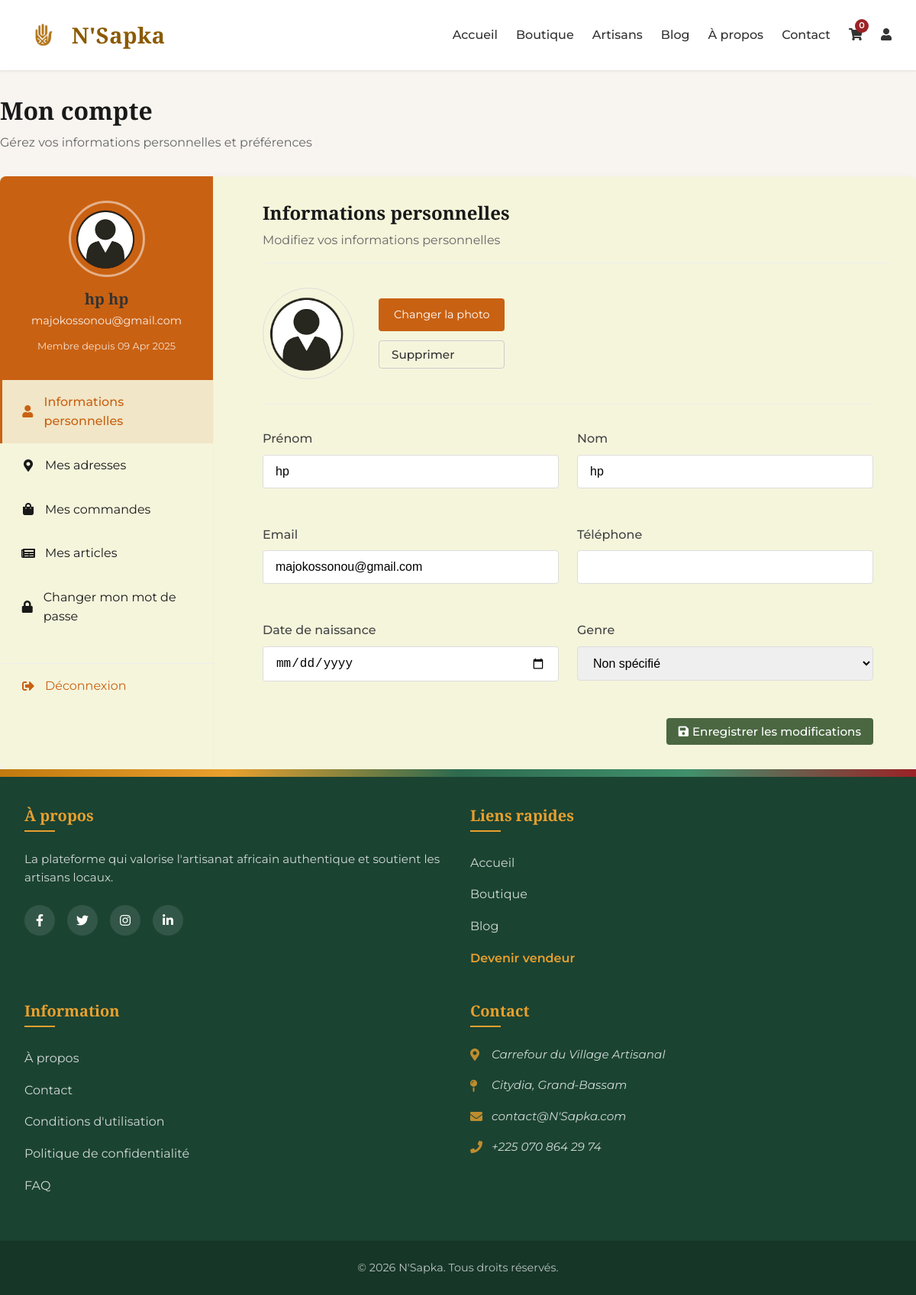
/profile/ (signed in), run on an earlier commit of the app's database.
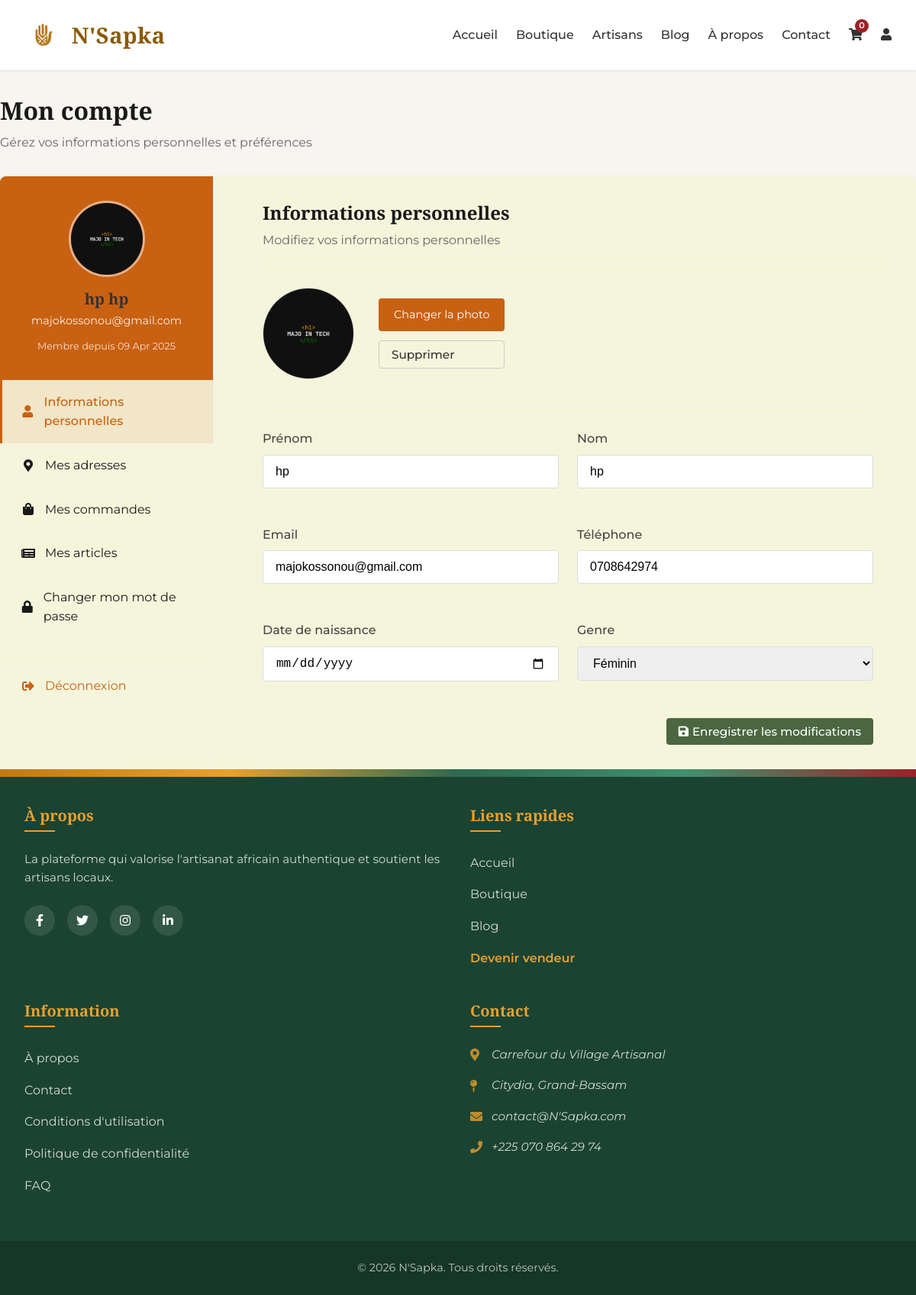
And on a later commit of the database.
### accounts/models.py (models this page shows, shortened)
class User(AbstractUser):
    USER_TYPE_CHOICES = [
        ('SUPER_ADMIN', 'Super Administrateur'),
        ('ADMIN', 'Administrateur'),
        ('CLIENT', 'Client'),
    ]
    GENDER_CHOICES = [
        ('M', 'Masculin'),
        ('F', 'Féminin'),
        ('O', 'Autre')
    ]
    username = None
    email = models.EmailField(_('Adresse email'), unique=True, validators=[EmailValidator()])
    user_type = models.CharField(max_length=20, choices=USER_TYPE_CHOICES, default='CLIENT')
    first_name = models.CharField(_('Prénom'), max_length=50)
    last_name = models.CharField(_('Nom'), max_length=50)
    gender = models.CharField(_('Genre'), max_length=1, choices=GENDER_CHOICES, blank=True, null=True)
    birth_date = models.DateField(_('Date de naissance'), blank=True, null=True)
    profile_picture = models.ImageField(_('Photo de profil'), upload_to='profile_pictures/', blank=True, null=True)
    phone = models.CharField(_('Téléphone'), max_length=20, blank=True, null=True)
    company_name = models.CharField(_('Nom de l\'entreprise'), max_length=100, blank=True, null=True)
    profession = models.CharField(_('Profession'), max_length=100, blank=True, null=True)
    total_orders = models.IntegerField(_('Nombre total de commandes'), default=0)
    total_spent = models.DecimalField(_('Montant total dépensé'), max_digits=10, decimal_places=2, default=0)
    last_order_date = models.DateTimeField(_('Date de dernière commande'), blank=True, null=True)
    account_status = models.BooleanField(_('Compte actif'), default=True)
    email_confirmation_token = models.CharField(_('Token de confirmation d\'email'), max_length=100, blank=True, null=True)
    email_confirmed = models.BooleanField(_('Email confirmé'), default=False)
    password_reset_token = models.CharField(max_length=255, blank=True, null=True)
    password_reset_expires = models.DateTimeField(blank=True, null=True)
    date_joined = models.DateTimeField(_('Date d\'inscription'), default=timezone.now)
    last_login = models.DateTimeField(_('Dernière connexion'), blank=True, null=True)
    created_by = models.ForeignKey('self', on_delete=models.SET_NULL, null=True, blank=True,
                                 related_name='created_users', verbose_name=_('Créé par'))
    objects = CustomUserManager()
    USERNAME_FIELD = 'email'
    REQUIRED_FIELDS = ['first_name', 'last_name']
    class Meta:
        verbose_name = _('Utilisateur')
        verbose_name_plural = _('Utilisateurs')
        ordering = ['-date_joined']
    def get_full_name(self):
        return f"{self.first_name} {self.last_name}"

### store/views.py (the view, shortened to what this page needs)
# urls.py: path('profile/', views.client_profile, name='client_profile'),
@login_required
def client_profile(request):
    user = request.user
    user_blog_posts = BlogPost.objects.filter(author=user).order_by('-created_at')
    order_detail = None
    order_id = request.GET.get('order_id')
    if order_id:
        try:
            order_detail = get_object_or_404(Order, id=order_id, user=user)
            order_detail.items = OrderItem.objects.filter(order=order_detail)
        except:
            pass
    user_addresses = UserAddress.objects.filter(user=user)
    try:
        orders = user.orders.all().order_by('-created_at')
    except:
        orders = []
    context = {
        'user': user,
        'user_addresses': user_addresses,
        'orders': orders,
        'order_detail': order_detail,  # Ajout des détails de la commande sélectionnée
        'gender_choices': User.GENDER_CHOICES,
        'address_types': UserAddress.ADDRESS_TYPES,
        'user_blog_posts': user_blog_posts,
    }
    return render(request, 'website/profile.html', context)

### notifications/context_processors.py (called while the page is built)
def unread_notifications(request):
    if request.user.is_authenticated and request.user.is_staff:
        unread_notifications = Notification.objects.filter(user=request.user, is_read=False).order_by('-created_at')[:5]
        unread_count = unread_notifications.count()
    else:
        unread_notifications = []
        unread_count = 0
    return {
        'unread_notifications': unread_notifications,
        'unread_notifications_count': unread_count
    }

### templates/website/profile.html (shortened to what the changed rows need)
{% extends 'base/website/base.html' %}
{% load static %}
{% block content %}
<link rel="stylesheet" href="{% static 'css/website/profile.css' %}">
<div class="main-container profile-page">
    <div class="profile-header">
        <h1>Mon compte</h1>
    </div>
    <div class="profile-wrapper">
        <div class="profile-sidebar">
            <div class="user-info">
                <div class="user-avatar">
                    {% if user.profile_picture %}
                    <img src="{{ user.profile_picture.url }}" alt="Photo de profil">
                    {% else %}
                    <img src="{% static 'images/default-avatar.png' %}" alt="Photo de profil">
                    {% endif %}
                </div>
                <div class="user-details">
                    <h3>{{ user.get_full_name }}</h3>
                    <p>{{ user.email }}</p>
                    <span class="member-since">Membre depuis {{ user.date_joined|date:"d M Y" }}</span>
                </div>
            </div>
        </div>
        <div class="profile-content">
            <section id="personal-info" class="profile-section active">
                <div class="section-header">
                    <h2>Informations personnelles</h2>
                </div>
                <form method="POST" action="{% url 'client_profile' %}" enctype="multipart/form-data" class="profile-form">
                    <div class="avatar-upload">
                        <div class="avatar-preview">
                            {% if user.profile_picture %}
                            <img src="{{ user.profile_picture.url }}" alt="Photo de profil" id="profileImagePreview">
                            {% else %}
                            <img src="{% static 'images/default-avatar.png' %}" alt="Photo de profil" id="profileImagePreview">
                            {% endif %}
                        </div>
                    </div>
                    <div class="form-row">
                        <div class="form-group">
                            <label for="first_name">Prénom</label>
                            <input type="text" id="first_name" name="first_name" value="{{ user.first_name }}" required>
                        </div>
                        <div class="form-group">
                            <label for="last_name">Nom</label>
                            <input type="text" id="last_name" name="last_name" value="{{ user.last_name }}" required>
                        </div>
                    </div>
                    <div class="form-row">
                        <div class="form-group">
                            <label for="email">Email</label>
                            <input type="email" id="email" name="email" value="{{ user.email }}" required>
                        </div>
                        <div class="form-group">
                            <label for="phone">Téléphone</label>
                            <input type="tel" id="phone" name="phone" value="{{ user.phone|default:'' }}">
                        </div>
                    </div>
                    <div class="form-row">
                        <div class="form-group">
                            <label for="gender">Genre</label>
                            <select id="gender" name="gender">
                                <option value="">Non spécifié</option>
                                {% for key, value in gender_choices %}
                                <option value="{{ key }}" {% if user.gender == key %}selected{% endif %}>{{ value }}</option>
                                {% endfor %}
                            </select>
                        </div>
                    </div>
                </form>
            </section>
        </div>
    </div>
</div>
{% endblock %}

What changed in the data, as far as the page shows it:
changed User "hp hp": profile_picture: picture added; phone (not shown) → "0708642974"; gender (not shown) → "Féminin"
Also different on the page:
form field gender: "Non spécifié" → (not shown)
